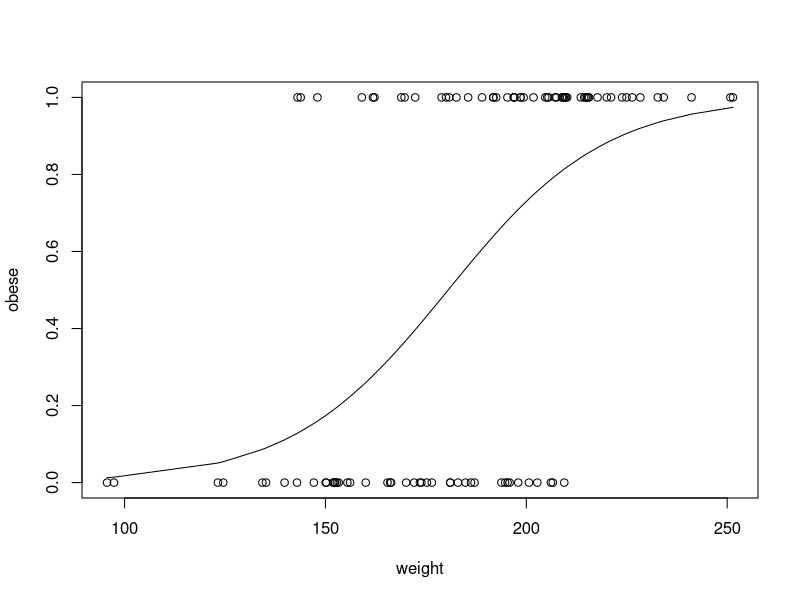
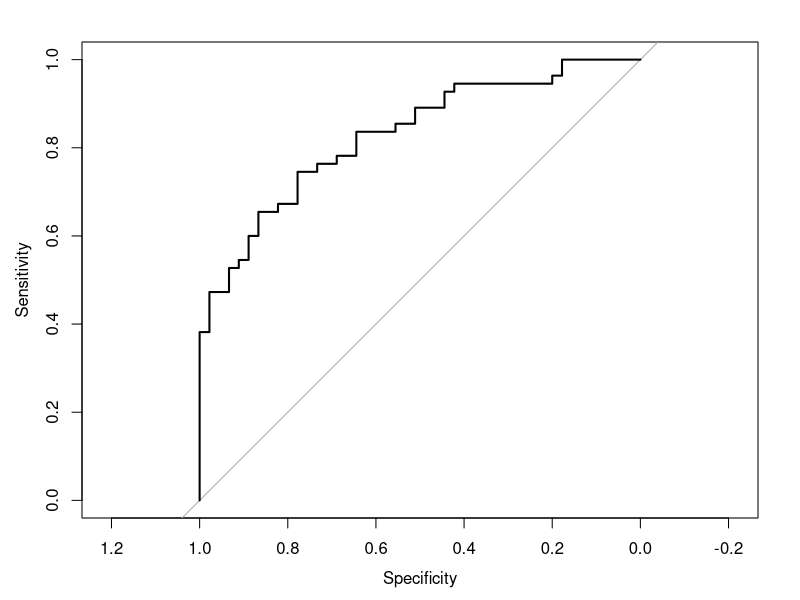
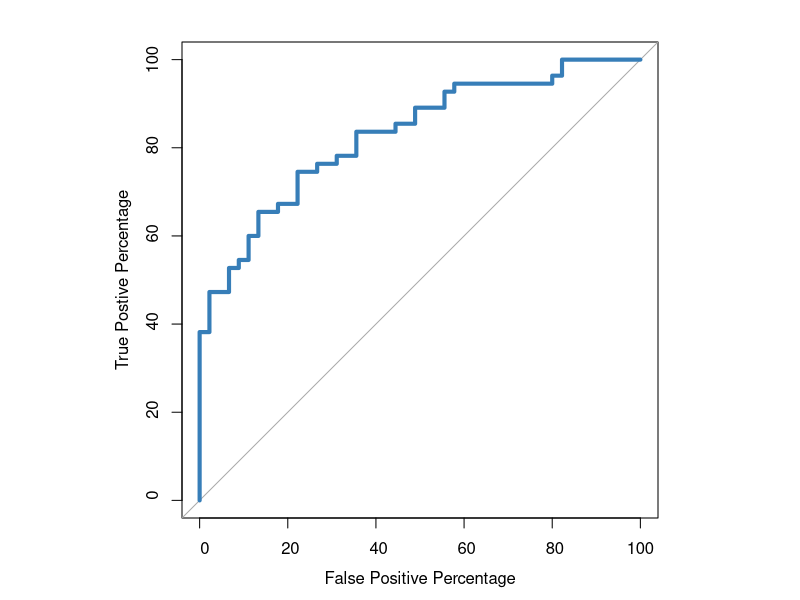
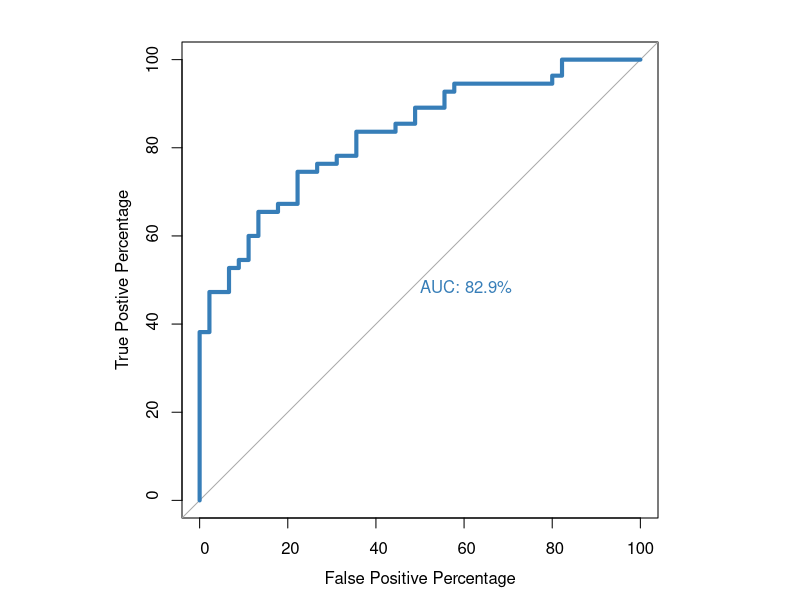
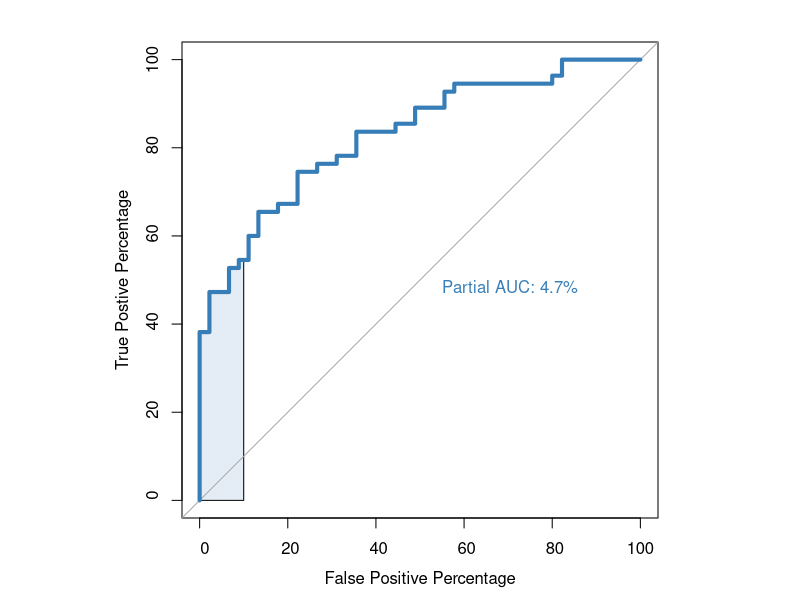
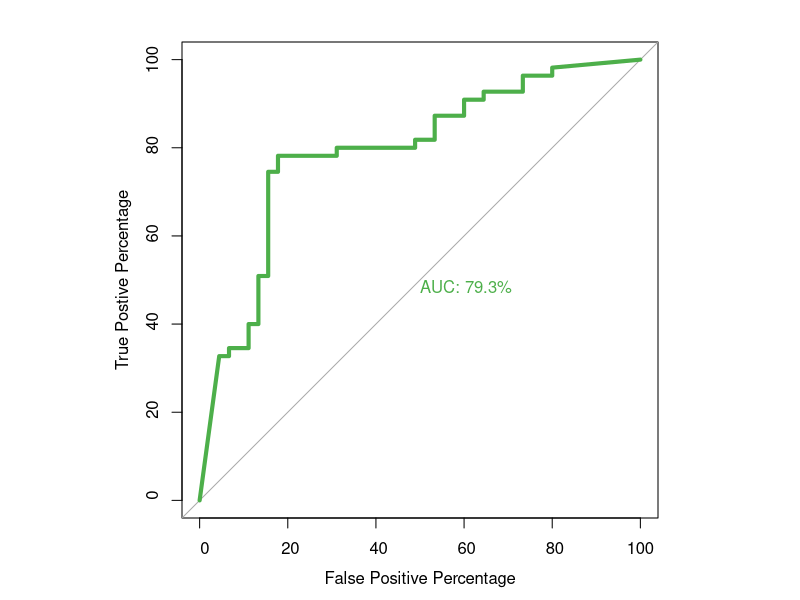
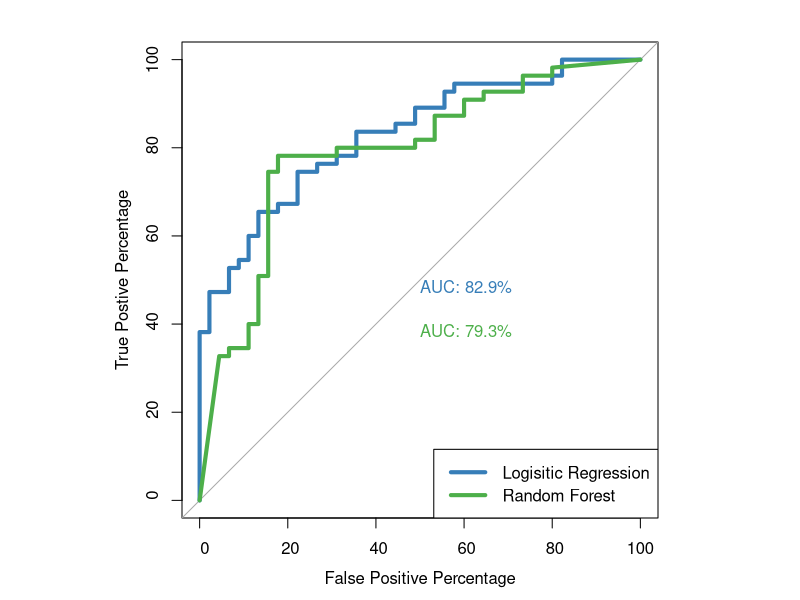

The R source for these figures, in order:
## Load packages
# install.packages("pROC") if don't install
library(pROC)
# install.packages("randomForest") if don't install
library(randomForest)

## Make my results match yours
set.seed(420)

num.samples <- 100

## Generate 100 values from a normal distribution with
## mean 190 and standard deviation 32, then sort them
weight <- sort(rnorm(n = num.samples, mean = 190, sd = 32))

obese <- ifelse(test = (runif(n = num.samples) < (rank(weight) / num.samples)),
                yes = 1, no = 0
)

## Plot the data
plot(x = weight, y = obese)

## Fit a logistic regression to the data...
glm.fit <- glm(obese ~ weight, family = binomial)
lines(weight, glm.fit$fitted.values)

roc(obese, glm.fit$fitted.values, plot = TRUE)

## Prints the graph as a square.
par(pty = "s")

## We can also change the color of the ROC line, and make it wider...
roc(obese, glm.fit$fitted.values,
    plot = TRUE,
    legacy.axes = TRUE, percent = TRUE,
    xlab = "False Positive Percentage", ylab = "True Postive Percentage",
    col = "#377eb8", lwd = 4
)

## If we want to find out the optimal threshold we can store the
## data used to make the ROC graph in a variable...
roc.info <- roc(obese, glm.fit$fitted.values, legacy.axes = TRUE)
str(roc.info)

## and then extract just the information that we want from that variable.
roc.df <- data.frame(
  tpp = roc.info$sensitivities * 100, ## tpp = true positive percentage
  fpp = (1 - roc.info$specificities) * 100, ## fpp = false positive precentage
  thresholds = roc.info$thresholds
)

## now let's look at the thresholds between TPP 60% and 80%...
roc.df[roc.df$tpp > 60 & roc.df$tpp < 80, ]

## We can calculate the area under the curve...
roc(obese, glm.fit$fitted.values,
    plot = TRUE,
    legacy.axes = TRUE, percent = TRUE,
    xlab = "False Positive Percentage", ylab = "True Postive Percentage",
    col = "#377eb8", lwd = 4, print.auc = TRUE
)

## ...and the partial area under the curve.
roc(obese, glm.fit$fitted.values,
    plot = TRUE,
    legacy.axes = TRUE, percent = TRUE,
    xlab = "False Positive Percentage", ylab = "True Postive Percentage",
    col = "#377eb8", lwd = 4, print.auc = TRUE, print.auc.x = 45,
    partial.auc = c(100, 90), auc.polygon = TRUE,
    auc.polygon.col = "#377eb822"
)


#######################################
##
## Now let's fit the data with a random forest...
##
#######################################

rf.model <- randomForest(factor(obese) ~ weight)

## ROC for random forest
roc(obese, rf.model$votes[, 1],
    plot = TRUE,
    legacy.axes = TRUE, percent = TRUE,
    xlab = "False Positive Percentage", ylab = "True Postive Percentage",
    col = "#4daf4a", lwd = 4, print.auc = TRUE
)


#######################################
##
## Now layer logistic regression and random forest ROC graphs..
##
#######################################
roc(obese, glm.fit$fitted.values,
    plot = TRUE, legacy.axes = TRUE,
    percent = TRUE, xlab = "False Positive Percentage",
    ylab = "True Postive Percentage", col = "#377eb8",
    lwd = 4, print.auc = TRUE
)

plot.roc(obese, rf.model$votes[, 1],
         percent = TRUE,
         col = "#4daf4a", lwd = 4, print.auc = TRUE, add = TRUE,
         print.auc.y = 40
)
legend("bottomright",
       legend = c("Logisitic Regression", "Random Forest"),
       col = c("#377eb8", "#4daf4a"), lwd = 4
)


#######################################
##
## Now that we're done with our ROC fun, let's reset the par() variables.
## There are two ways to do it...
##
#######################################
par(pty = "m")
